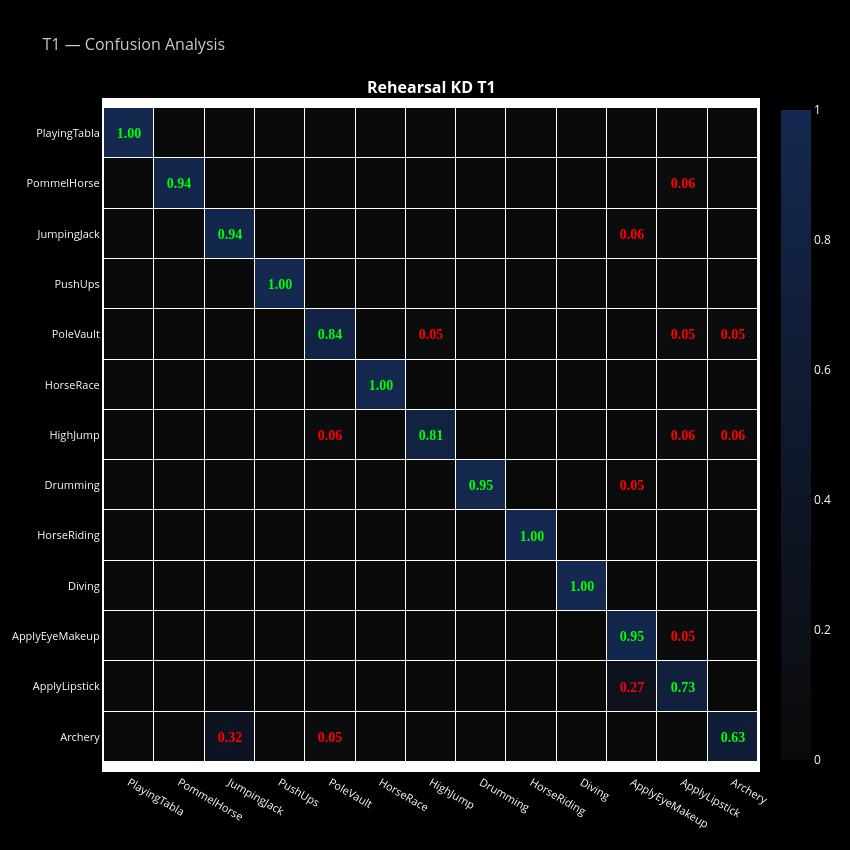

Notebook source saved alongside this figure:
### Code cell
plot_confusion({k: results_t1[k] for k in results_t1.keys() if "Rehearsal KD T1" in k}, task_label="T1", global_class_names=class_names).show()

### Figure 1 — Plotly figure (JSON) as saved in the notebook; plotly's stock layout.template omitted (floating-point values rounded to 4 significant figures; data arrays with more than 128 entries replaced by an {"elided": "..."} marker saying what was removed)
{"data": [{"colorscale": [[0, "rgb(10,10,10)"], [1, "rgb(20, 40, 80)"]], "showscale": true, "text": {"elided": "13x13 str values"}, "textfont": {"family": "Arial Black", "size": 14}, "texttemplate": "%{text}", "type": "heatmap", "x": ["PlayingTabla", "PommelHorse", "JumpingJack", "PushUps", "PoleVault", "HorseRace", "HighJump", "Drumming", "HorseRiding", "Diving", "ApplyEyeMakeup", "ApplyLipstick", "Archery"], "xaxis": "x", "xgap": 1, "y": ["PlayingTabla", "PommelHorse", "JumpingJack", "PushUps", "PoleVault", "HorseRace", "HighJump", "Drumming", "HorseRiding", "Diving", "ApplyEyeMakeup", "ApplyLipstick", "Archery"], "yaxis": "y", "ygap": 1, "z": {"elided": "13x13 float values"}, "zmax": 1, "zmin": 0}], "layout": {"annotations": [{"font": {"size": 16}, "showarrow": false, "text": "<b>Rehearsal KD T1</b>", "x": 0.5, "xanchor": "center", "xref": "paper", "y": 1, "yanchor": "bottom", "yref": "paper"}], "font": {"color": "white"}, "height": 850, "legend": {"bgcolor": "rgba(0,0,0,0)", "font": {"size": 12}, "orientation": "h", "x": 0.5, "xanchor": "center", "y": 1.12}, "paper_bgcolor": "black", "plot_bgcolor": "white", "title": {"font": {"color": "#cdccca", "size": 16}, "text": "T1 — Confusion Analysis"}, "width": 850, "xaxis": {"anchor": "y", "domain": [0, 1], "gridcolor": "rgba(255,255,255,0.1)", "linecolor": "white", "linewidth": 2, "mirror": true, "showline": true, "tickfont": {"color": "white", "size": 11}}, "yaxis": {"anchor": "x", "autorange": "reversed", "domain": [0, 1], "linecolor": "white", "linewidth": 2, "mirror": true, "scaleanchor": "x", "scaleratio": 1, "showline": true, "tickfont": {"color": "white", "size": 11}}}}
